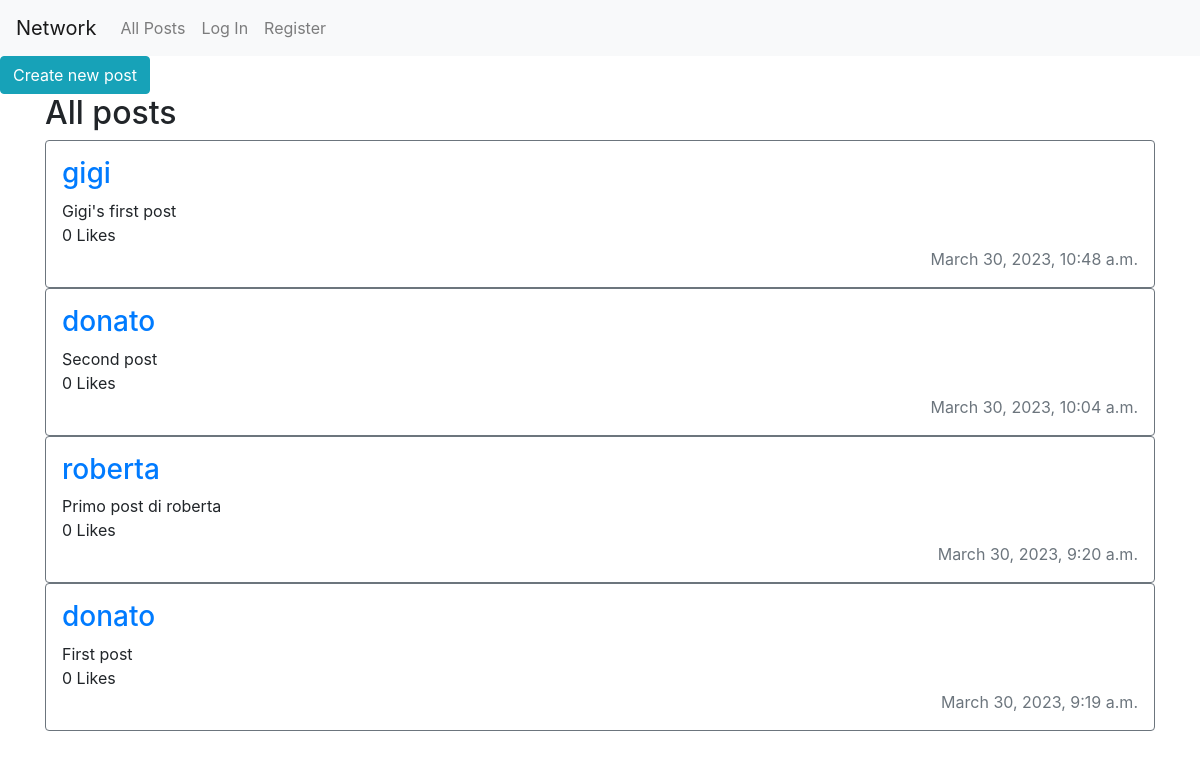
The app's page /, older data.
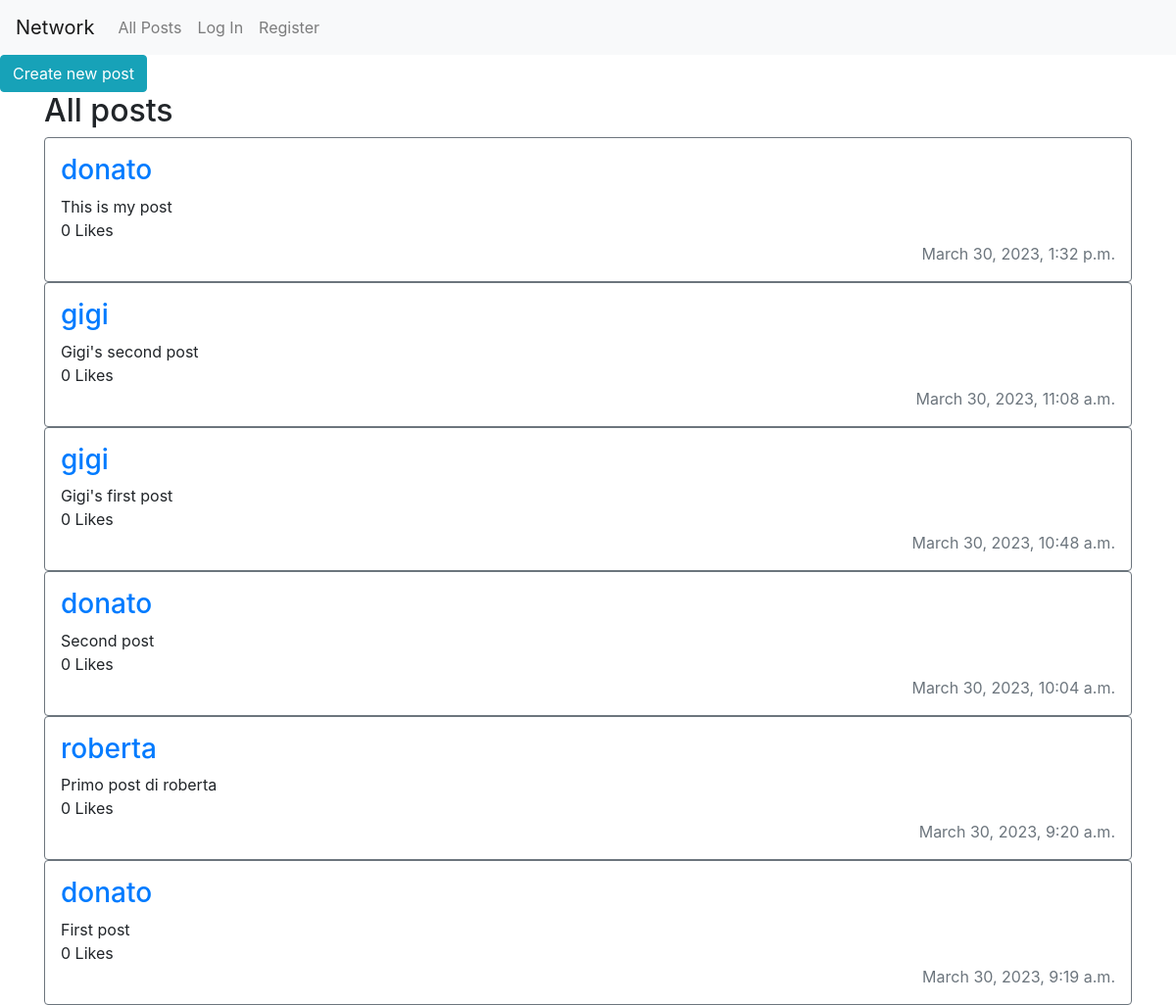
The same page, newer data.
### network/models.py (models this page shows)
class Post(models.Model):
    user_id = models.ForeignKey(User, on_delete=models.CASCADE)
    content = models.TextField(max_length=280)
    n_likes = models.BigIntegerField(default=0)
    datetime = models.DateTimeField(auto_now_add=True)

class User(AbstractUser):
    pass

### network/views.py (the view)
# urls.py: path("", views.index, name="index"),
def index(request):
    if request.method == 'POST':
        user = User.objects.get(id=request.user.id)
        content = request.POST["new_post_content"]
        new_post = Post(user_id = user, content=content)
        new_post.save()
        return HttpResponseRedirect(reverse("index"))
    else:
        posts = Post.objects.all().order_by('-datetime')
        context = {"posts": posts}
        return render(request, "network/index.html", context)

### network/templates/network/index.html (shortened to what this page needs)
{% extends "network/layout.html" %}
{% block body %}
    <button class="btn btn-info" id="create">Create new post</button>
    <div class="container d-flex flex-column" id="posts">
        <div>
            <h2>All posts</h2>
        </div>
        {% for post in posts %}
        <div class="d-flex flex-column border border-secondary rounded p-3">
            <h3><a href="{% url 'profile' post.user_id %}">{{ post.user_id }}</a></h3>
            <span>{{ post.content }}</span>
            <span>{{ post.n_likes}} Likes</span>
            <span class="text-right text-muted">{{ post.datetime }}</span>
        </div>
        {% endfor %}
    </div>
{% endblock %}

### network/templates/network/layout.html (shortened to what this page needs)
{% load static %}
<!DOCTYPE html>
<html lang="en">
    <head>
        <link rel="stylesheet" href="https://stackpath.bootstrapcdn.com/bootstrap/4.4.1/css/bootstrap.min.css">
        <link href="{% static 'network/styles.css' %}" rel="stylesheet">
    </head>
    <body>
        <nav class="navbar navbar-expand-lg navbar-light bg-light">
            <a class="navbar-brand" href="#">Network</a>
            <div>
              <ul class="navbar-nav mr-auto">
                <li class="nav-item">
                  <a class="nav-link" href="{% url 'index' %}">All Posts</a>
                </li>
                {% if user.is_authenticated %}
                    <li class="nav-item">
                        <a class="nav-link" href="#">Following</a>
                    </li>
                    <li class="nav-item">
                        <a class="nav-link" href="{% url 'logout' %}">Log Out</a>
                    </li>
                {% else %}
                    <li class="nav-item">
                        <a class="nav-link" href="{% url 'login' %}">Log In</a>
                    </li>
                    <li class="nav-item">
                        <a class="nav-link" href="{% url 'register' %}">Register</a>
                    </li>
                {% endif %}
              </ul>
            </div>
          </nav>
        <div class="body">
            {% block body %}
            {% endblock %}
        </div>
    </body>
</html>

### network/static/network/styles.css (style rules this page uses)
.border { border: 1px solid; border-collapse: collapse !important; border-radius: 25%; }

Row changes from the older to the newer data that the page shows:
added Post: user_id "donato", content "This is my post", n_likes "0", datetime "March 30, 2023, 1:32 p.m."
added Post: user_id "gigi", content "Gigi's second post", n_likes "0", datetime "March 30, 2023, 11:08 a.m."
